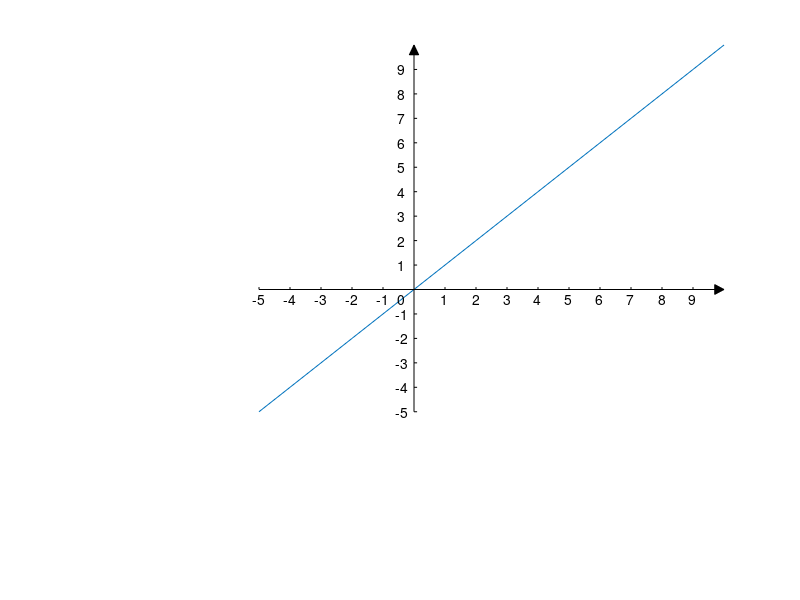

Write the MATLAB code that produced this figure.
x=-5:10; y=-5:10;

plot(x,y); axis off; hold on;

plot([0 0],[min(y) max(y)],'k',[min(x) max(x)],[0 0],'k');

ax=[max(x),max(x)-0.3,max(x)-0.3;0,0.2,-0.2];

fill(ax(1,:),ax(2,:),'k');

ay=[0,0.15,-0.15;max(y),max(y)-0.4,max(y)-0.4];

fill(ay(1,:),ay(2,:),'k'); hold on

for i=1:length(x)-1

    if x(i)~=0

        plot([x(i),x(i)],[0,0.1],'k'); hold on

        a=text(x(i),-0.4,num2str(x(i)));

        set(a,'HorizontalAlignment','center')

    end

    if y(i)~=0

        plot([0,0.1],[y(i),y(i)],'k'); hold on

        b=text(-0.4,y(i),num2str(y(i)));

        set(b,'HorizontalAlignment','center')

    end

end

c=text(-0.4,-0.4,num2str(0));

set(c,'HorizontalAlignment','center')